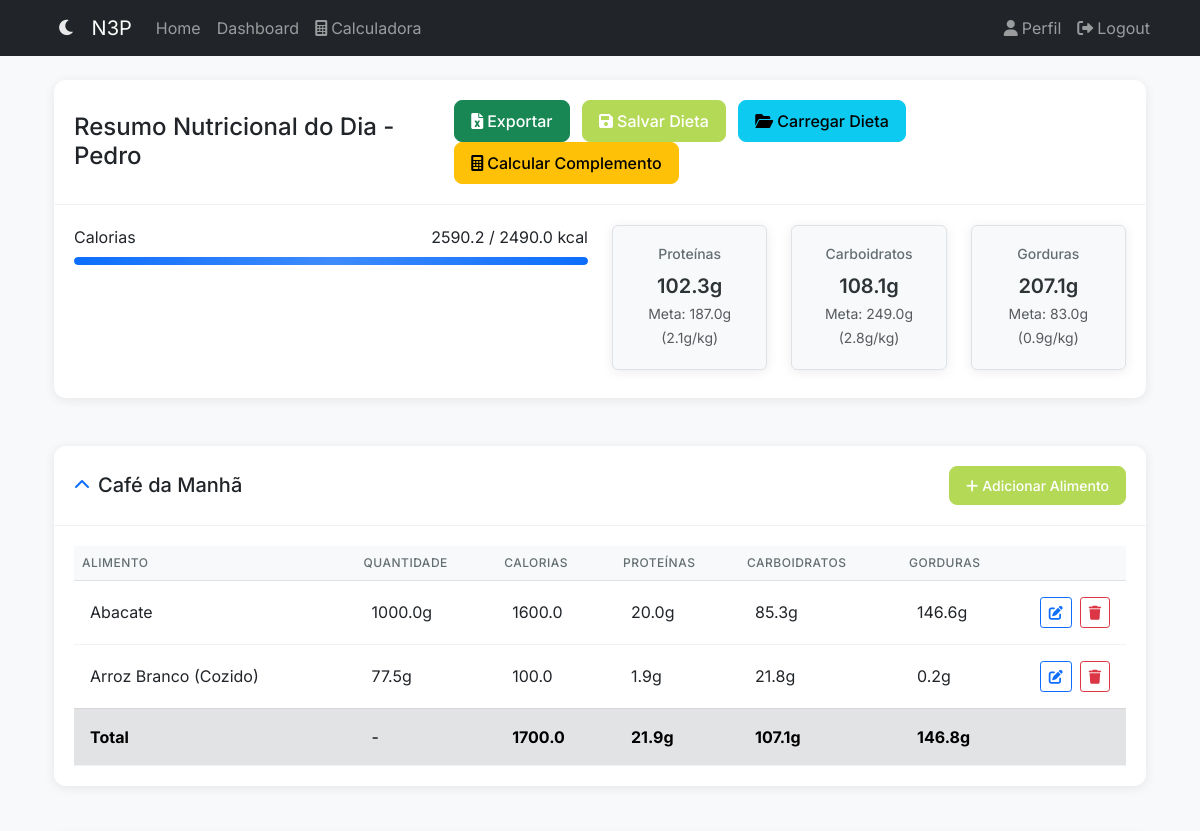
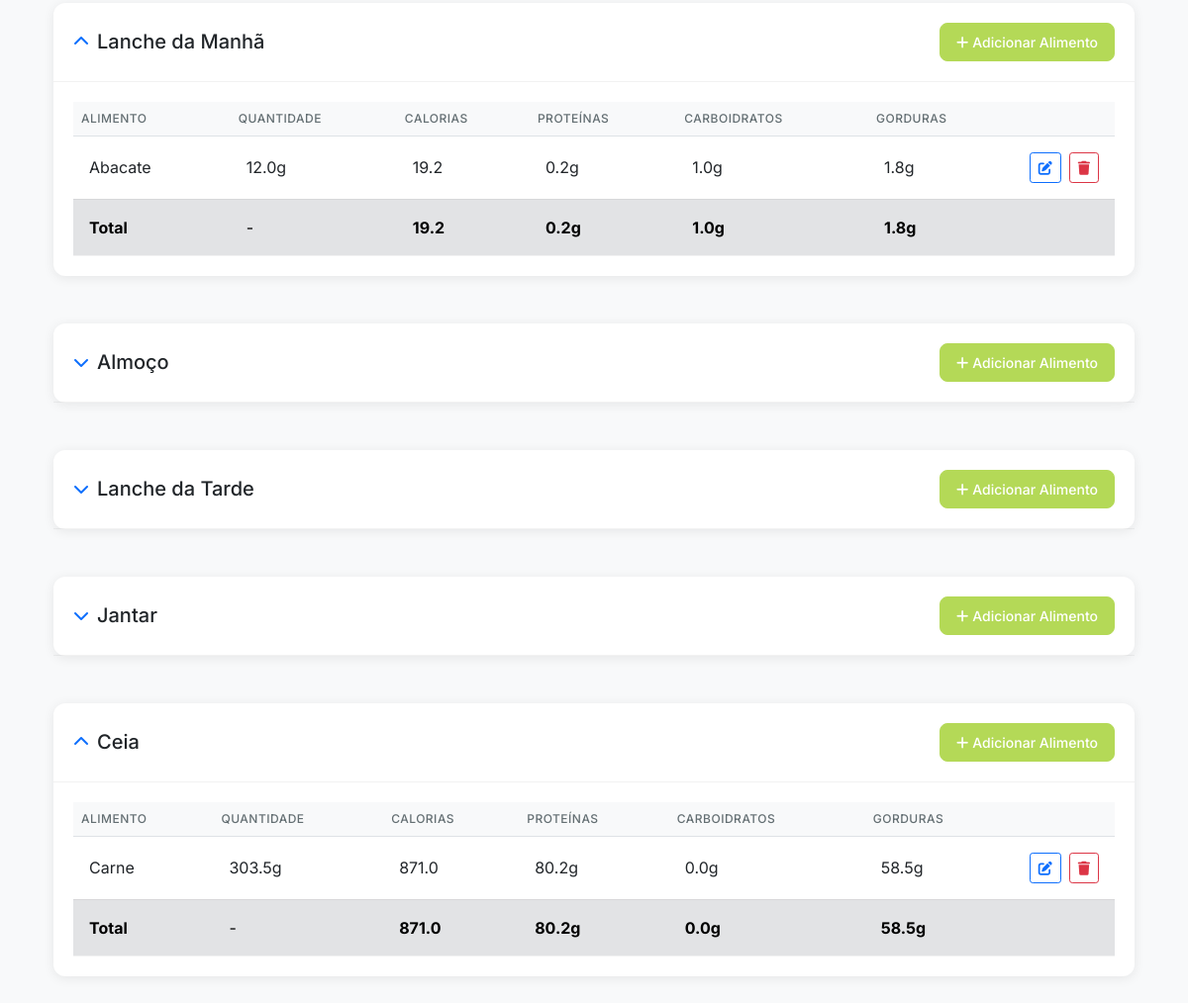
The app's page /dashboard (signed in) with its own data (2 pictures, top to bottom).
### app/models/user.py (models this page shows, shortened)
class User(UserMixin, db.Model):
    __tablename__ = "users"
    id = db.Column(db.Integer, primary_key=True)
    username = db.Column(db.String(80), unique=True, nullable=False)
    email = db.Column(db.String(120), unique=True, nullable=False)
    password_hash = db.Column(db.String(128))
    created_at = db.Column(db.DateTime, default=datetime.utcnow)
    nome = db.Column(db.String(100), nullable=False)
    idade = db.Column(db.Integer, nullable=False)
    altura = db.Column(db.Float, nullable=False)  # altura em metros
    peso = db.Column(db.Float, nullable=False)  # peso em kg
    sexo = db.Column(
        db.String(1), nullable=False
    )  # 'M' para masculino, 'F' para feminino
    fator_atividade = db.Column(db.String(20), nullable=False)
    objetivo = db.Column(db.String(50), nullable=False)
    calories_goal = db.Column(db.Float, nullable=True)
    proteins_goal = db.Column(db.Float, nullable=True)
    carbs_goal = db.Column(db.Float, nullable=True)
    fats_goal = db.Column(db.Float, nullable=True)
    diets = db.relationship("Diet", lazy=True)

### app/models/food_data.py (models this page shows)
class FoodData(db.Model):
    __tablename__ = "food_data"
    id = db.Column(db.Integer, primary_key=True)
    code = db.Column(db.String(20), unique=True, nullable=False)  # Food code/identifier
    name = db.Column(db.String(100), nullable=False)  # Food name
    quantity = db.Column(db.Float, nullable=False)  # Default quantity
    calories = db.Column(db.Float, nullable=False)
    proteins = db.Column(db.Float, nullable=False)
    carbs = db.Column(db.Float, nullable=False)
    fats = db.Column(db.Float, nullable=False)
    def __repr__(self):
        return f"<FoodData {self.code} - {self.name}>"

### app/blueprints/main/routes.py (the view)
@bp.route("/dashboard")
@login_required
def dashboard():
    saved_diets = (
        Diet.query.filter_by(user_id=current_user.id)
        .order_by(Diet.created_at.desc())
        .all()
    )
    meals = {meal_type: [] for meal_type in MEAL_TYPES}
    meal_totals = {
        meal_type: {"calories": 0, "proteins": 0, "carbs": 0, "fats": 0}
        for meal_type in MEAL_TYPES
    }
    daily_totals = {"calories": 0, "proteins": 0, "carbs": 0, "fats": 0}
    if saved_diets:
        most_recent_diet = saved_diets[0]
        meals_data = most_recent_diet.meals_data
        for meal_type, foods in meals_data.items():
            meal_total = {"calories": 0, "proteins": 0, "carbs": 0, "fats": 0}
            meal_foods = []
            for food in foods:
                food_data = FoodData.query.filter_by(code=food["food_code"]).first()
                print("Search FoodData", food_data)
                if food_data:
                    food_entry = {
                        "id": food_data.id,
                        "food_code": food_data.code,
                        "quantity": food["quantity"],
                        "calories": food["calories"],
                        "proteins": food["proteins"],
                        "carbs": food["carbs"],
                        "fats": food["fats"],
                    }
                    meal_foods.append(food_entry)
                    meal_total["calories"] += float(food["calories"])
                    meal_total["proteins"] += float(food["proteins"])
                    meal_total["carbs"] += float(food["carbs"])
                    meal_total["fats"] += float(food["fats"])
            meals[meal_type] = meal_foods
            meal_totals[meal_type] = meal_total
            daily_totals["calories"] += meal_total["calories"]
            daily_totals["proteins"] += meal_total["proteins"]
            daily_totals["carbs"] += meal_total["carbs"]
            daily_totals["fats"] += meal_total["fats"]
    user_goals = {
        "calories": current_user.calories_goal or 0,
        "proteins": current_user.proteins_goal or 0,
        "carbs": current_user.carbs_goal or 0,
        "fats": current_user.fats_goal or 0,
    }
    return render_template(
        "main/dashboard.html",
        saved_diets=saved_diets,
        daily_totals=daily_totals,
        user_goals=user_goals,
        meal_types=MEAL_TYPES,
        meals=meals,
        meal_totals=meal_totals,
    )

### app/templates/main/dashboard.html (shortened to what this page needs)
{% extends "base.html" %} {% from "macros/forms.html" import render_food_row %}
{% block title %}Dashboard - N3P{% endblock %} {% block content %}
<div class="container">
  <div class="row mb-4">
    <div class="col-md-12">
      <div class="card">
        <div
          class="card-header d-flex justify-content-between align-items-center"
        >
          <h4 class="mb-0">
            Resumo Nutricional do Dia - {{ current_user.nome }}
          </h4>
          <div>
            <button
              class="btn btn-success me-2"
              onclick="exportToExcel()"
              title="Exportar para Excel"
            >
              <i class="fas fa-file-excel me-1"></i>Exportar
            </button>
            <button
              class="btn btn-primary me-2"
              data-bs-toggle="modal"
              data-bs-target="#saveDietModal"
            >
              <i class="fas fa-save me-1"></i>Salvar Dieta
            </button>
            <button
              class="btn btn-info me-2"
              data-bs-toggle="modal"
              data-bs-target="#loadDietModal"
            >
              <i class="fas fa-folder-open me-1"></i>Carregar Dieta
            </button>
            <button
              class="btn btn-warning me-2"
              data-bs-toggle="modal"
              data-bs-target="#calculatorModal"
              onclick="document.getElementById('calculatorFrame').contentWindow.importComplement()"
            >
              <i class="fas fa-calculator me-1"></i>Calcular Complemento
            </button>
          </div>
        </div>
        <div class="card-body">
          <div class="row">
            <div class="col-md-6">
              <div class="progress-wrapper mb-3">
                <div
                  class="d-flex justify-content-between align-items-center mb-1"
                >
                  <span>Calorias</span>
                  <span>
                  </span>
                </div>
                <div class="progress">
                  <div
                    class="progress-bar bg-primary"
                    role="progressbar"
                    style="width: {% if user_goals.calories > 0 %}{{ [100, (daily_totals.calories / user_goals.calories * 100)|round]|min }}{% else %}0{% endif %}%"
                  ></div>
                </div>
              </div>
            </div>
            <div class="col-md-6">
              <div class="row">
                <div class="col-md-4">
                  <div class="nutrient-box text-center p-2 rounded mb-2">
                    <h6>Proteínas</h6>
                    <p class="mb-0">
                    </p>
                    <small class="text-muted"
                      >Meta:
                      <span id="user-goals-proteins"
                        >{{ "%.1f"|format(user_goals.proteins) }}</span
                      >g (<span
                        >{{ "%.1f"|format(user_goals.proteins/current_user.peso)
                        }}</span
                      >g/kg)
                    </small>
                  </div>
                </div>
                <div class="col-md-4">
                  <div class="nutrient-box text-center p-2 rounded mb-2">
                    <h6>Carboidratos</h6>
                    <p class="mb-0">
                    </p>
                    <small class="text-muted"
                      >Meta:
                      <span id="user-goals-carbs"
                        >{{ "%.1f"|format(user_goals.carbs) }}</span
                      >g (<span
                        >{{ "%.1f"|format(user_goals.carbs/current_user.peso)
                        }}</span
                      >g/kg)
                    </small>
                  </div>
                </div>
                <div class="col-md-4">
                  <div class="nutrient-box text-center p-2 rounded mb-2">
                    <h6>Gorduras</h6>
                    <p class="mb-0">
                    </p>
                    <small class="text-muted"
                      >Meta:
                      <span id="user-goals-fats"
                        >{{ "%.1f"|format(user_goals.fats) }}</span
                      >g (<span
                        >{{ "%.1f"|format(user_goals.fats/current_user.peso)
                        }}</span
                      >g/kg)
                    </small>
                  </div>
                </div>
              </div>
            </div>
          </div>
        </div>
      </div>
    </div>
  </div>
  {% for meal_type, meal_name in meal_types.items() %}
  <div class="row mb-4">
    <div class="col-md-12">
      <div class="card">
        <div
          class="card-header d-flex justify-content-between align-items-center"
        >
          <div class="d-flex align-items-center">
            <button
              class="btn btn-link p-0 me-2 expand-btn"
              onclick="toggleMealSection('{{ meal_type }}')"
            >
              <i class="fas fa-chevron-down"></i>
            </button>
            <h5 class="mb-0">{{ meal_name }}</h5>
          </div>
          <button
            class="btn btn-primary btn-sm"
            onclick="addNewRow('{{ meal_type }}')"
          >
            <i class="fas fa-plus me-1"></i>Adicionar Alimento
          </button>
        </div>
        <div
          class="card-body meal-content"
          id="{{ meal_type }}-content"
          style="display: none"
        >
          <div class="table-responsive">
            <table class="table table-hover">
              <thead>
                <tr>
                  <th>Alimento</th>
                  <th>Quantidade</th>
                  <th>Calorias</th>
                  <th>Proteínas</th>
                  <th>Carboidratos</th>
                  <th>Gorduras</th>
                  <th style="width: 80px"></th>
                </tr>
              </thead>
              <tbody id="{{ meal_type }}-foods">
                {% for food in meals[meal_type] %} {{ render_food_row(food) }}
                {% endfor %}
              </tbody>
              <tfoot>
                <tr class="table-secondary">
                  <td><strong>Total</strong></td>
                  <td>-</td>
                  <td>
                    <strong
                      >{{ "%.1f"|format(meal_totals[meal_type].calories)
                      }}</strong
                    >
                  </td>
                  <td>
                    <strong
                      >{{ "%.1f"|format(meal_totals[meal_type].proteins)
                      }}g</strong
                    >
                  </td>
                  <td>
                    <strong
                      >{{ "%.1f"|format(meal_totals[meal_type].carbs)
                      }}g</strong
                    >
                  </td>
                  <td>
                    <strong
                      >{{ "%.1f"|format(meal_totals[meal_type].fats) }}g</strong
                    >
                  </td>
                  <td></td>
                </tr>
              </tfoot>
            </table>
          </div>
        </div>
      </div>
    </div>
  </div>
  {% endfor %}
</div>
{% endblock %} {% block extra_css %}
<link
  rel="stylesheet"
  href="{{ url_for('static', filename='css/dashboard.css') }}"
/>
 {% endblock %}

### app/templates/base.html (shortened to what this page needs)
<!DOCTYPE html>
<html lang="pt-BR" data-theme="light">
  <head>
    <link
      href="https://cdn.jsdelivr.net/npm/bootstrap@5.3.0/dist/css/bootstrap.min.css"
      rel="stylesheet"
    />
    <link
      rel="stylesheet"
      href="https://cdnjs.cloudflare.com/ajax/libs/font-awesome/6.0.0/css/all.min.css"
    />
    <link
      rel="stylesheet"
      href="{{ url_for('static', filename='css/theme.css') }}"
    />
    <link
      rel="stylesheet"
      href="{{ url_for('static', filename='css/dashboard.css') }}"
    />
    <link
      rel="stylesheet"
      href="{{ url_for('static', filename='css/auth.css') }}"
    />
    {% block extra_css %}{% endblock %}
  </head>
  <body>
    <nav class="navbar navbar-expand-lg navbar-dark bg-dark">
      <div class="container">
        <button
          class="nav-link theme-toggle"
          onclick="toggleTheme()"
          title="Alternar tema"
        >
          <i class="fas fa-moon"></i>
        </button>
        <a class="navbar-brand" href="{{ url_for('main.index') }}">N3P</a>
        <div class="collapse navbar-collapse" id="navbarNav">
          <ul class="navbar-nav me-auto">
            <li class="nav-item">
              <a class="nav-link" href="{{ url_for('main.index') }}">Home</a>
            </li>
            {% if current_user.is_authenticated %}
            <li class="nav-item">
              <a class="nav-link" href="{{ url_for('main.dashboard') }}"
                >Dashboard</a
              >
            </li>
            <li class="nav-item">
              <a class="nav-link" href="{{ url_for('main.calculator') }}"
                ><i class="fas fa-calculator me-1"></i>Calculadora</a
              >
            </li>
            {% endif %}
          </ul>
          <ul class="navbar-nav">
            {% if current_user.is_authenticated %}
            <li class="nav-item">
              <a class="nav-link" href="{{ url_for('auth.profile') }}">
                <i class="fas fa-user me-1"></i>Perfil
              </a>
            </li>
            <li class="nav-item">
              <a class="nav-link" href="{{ url_for('auth.logout') }}">
                <i class="fas fa-sign-out-alt me-1"></i>Logout
              </a>
            </li>
            {% else %}
            <li class="nav-item">
              <a class="nav-link" href="{{ url_for('auth.login') }}">
                <i class="fas fa-sign-in-alt me-1"></i>Login
              </a>
            </li>
            {% endif %}
          </ul>
        </div>
      </div>
    </nav>
    <div class="container mt-4">{% block content %}{% endblock %}</div>
  </body>
</html>

### app/templates/macros/forms.html (shortened to what this page needs)
 {% macro render_food_row(food) %}
<tr id="food-{{ food.id }}">
  <td>{{ food.food_code }}</td>
  <td>{{ "%.1f"|format(food.quantity|float) }}g</td>
  <td>{{ "%.1f"|format(food.calories|float) }}</td>
  <td>{{ "%.1f"|format(food.proteins|float) }}g</td>
  <td>{{ "%.1f"|format(food.carbs|float) }}g</td>
  <td>{{ "%.1f"|format(food.fats|float) }}g</td>
  <td>
    <div class="action-buttons">
      <button
        class="btn btn-primary btn-sm"
        onclick="editFoodRow(this)"
        title="Editar"
      >
        <i class="fas fa-edit"></i>
      </button>
      <button
        class="btn btn-danger"
        onclick="deleteFood({{ food.id }})"
        title="Remover"
      >
        <i class="fas fa-trash"></i>
      </button>
    </div>
  </td>
</tr>
{% endmacro %}

### records on screen
User: nome "Pedro", proteins "187.0", user_goals.proteins/current_user.peso "2.1", carbs "249.0", user_goals.carbs/current_user.peso "2.8", fats "83.0", user_goals.fats/current_user.peso "0.9"
FoodData: food_code "Abacate", quantity "1000.0", calories "1600.0", proteins "20.0", carbs "85.3", fats "146.6", quantity "12.0", calories "19.2", proteins "0.2", carbs "1.0", fats "1.8"
FoodData: food_code "Arroz Branco (Cozido)", quantity "77.5", calories "100.0", proteins "1.9", carbs "21.8", fats "0.2"
FoodData: food_code "Carne", quantity "303.5", calories "871.0", proteins "80.2", carbs "0.0", fats "58.5"

### other values on screen
{{ meal_name }} "Café da Manhã" "Lanche da Manhã" "Almoço" "Lanche da Tarde" "Jantar" "Ceia"
{{ "%.1f"|format(meal_totals[meal_type].calories) }} "1700.0" "19.2" "871.0"
